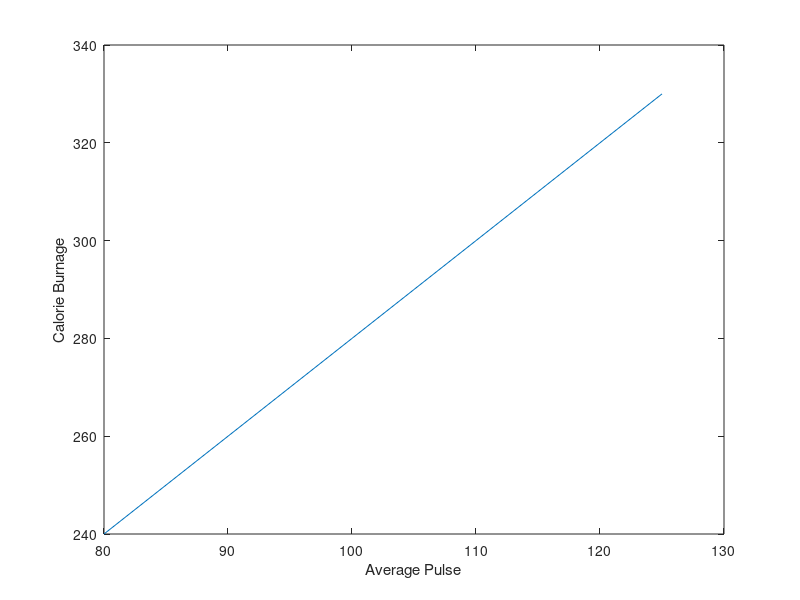

Write MATLAB code to recreate this figure.
x = [80, 85, 90, 95, 100, 105, 110, 115, 120, 125];
y = [240, 250, 260, 270, 280, 290, 300, 310, 320, 330];

plot(x, y)

xlabel("Average Pulse")
ylabel("Calorie Burnage")
